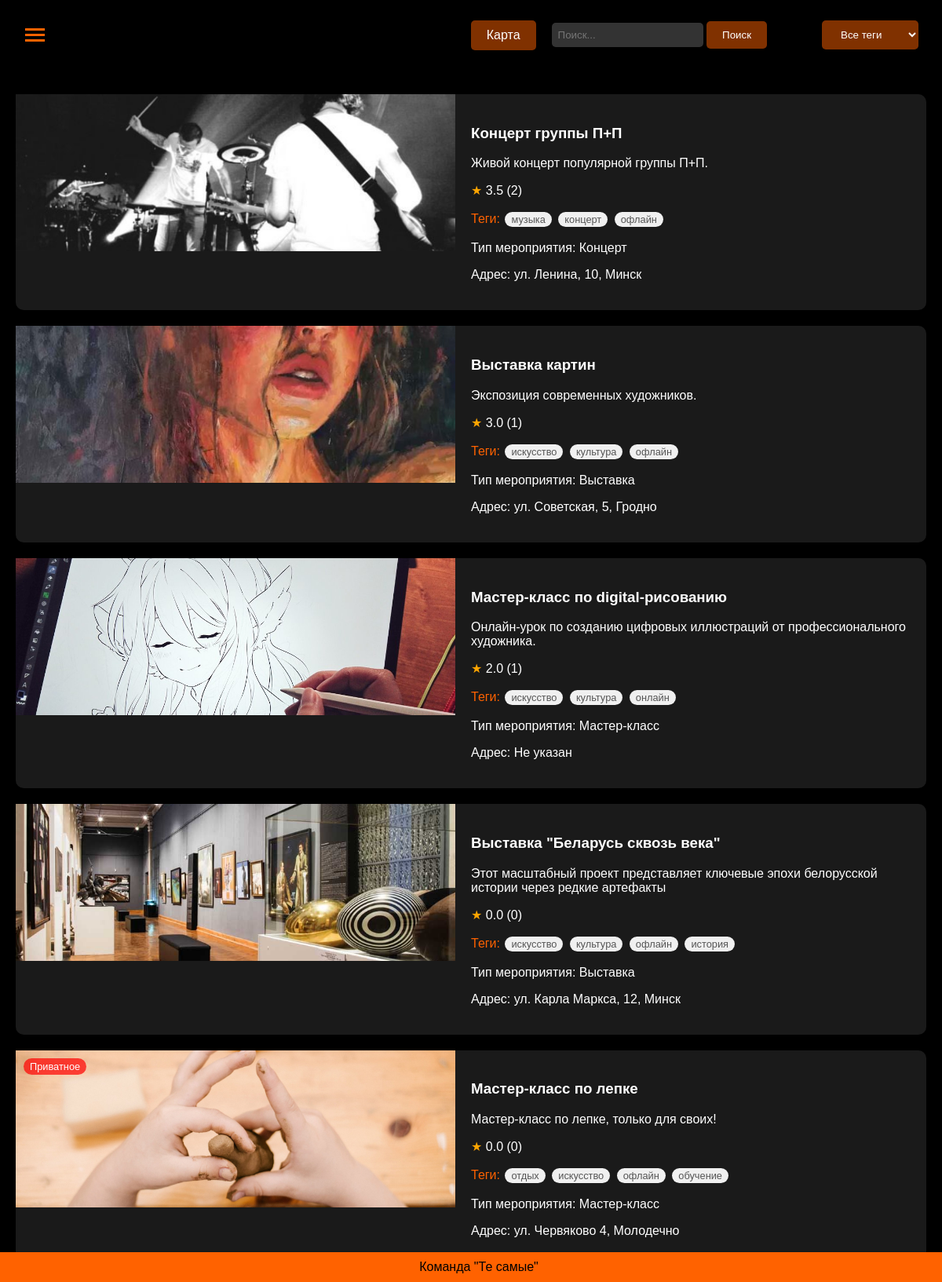
The page / on the database its author committed.
### app/app.py (models this page shows)
class Event(db.Model):
    id = db.Column(db.Integer, primary_key=True)
    title = db.Column(db.String(100), nullable=False)
    description = db.Column(db.Text, nullable=False)
    organizer_id = db.Column(db.Integer, db.ForeignKey('user.id'), nullable=False)
    format = db.Column(db.String(20), nullable=False)  # 'online' или 'offline'
    location_name = db.Column(db.String(200))  # Название места
    location_address = db.Column(db.String(200))  # Физический адрес
    online_info = db.Column(db.Text)  # Информация для онлайн мероприятий
    date_time = db.Column(db.DateTime, nullable=False)
    duration = db.Column(db.Integer, nullable=False)
    image_url = db.Column(db.String(200))
    lat = db.Column(db.Float)
    lng = db.Column(db.Float)
    event_type = db.Column(db.String(50))
    created_at = db.Column(db.DateTime, default=datetime.utcnow)
    is_active = db.Column(db.Boolean, default=True)
    is_private = db.Column(db.Boolean, default=False)
    password = db.Column(db.String(100))  # Пароль для приватных мероприятий
    organizer = db.relationship('User', backref='events')
    tags = db.relationship('Tag', secondary='event_tag', backref='events')
    user_statuses = db.relationship(
        'UserEventStatus',
        backref=db.backref('event', lazy='joined'),
        lazy='dynamic'
    )
    @property
    def average_rating(self):
        avg = db.session.query(func.avg(Rating.rating)).filter(
            Rating.event_id == self.id
        ).scalar()
        return round(avg, 1) if avg else 0.0
    @property
    def ratings_count(self):
        return Rating.query.filter_by(event_id=self.id).count()

class Tag(db.Model):
    id = db.Column(db.Integer, primary_key=True)
    name = db.Column(db.String(50), unique=True, nullable=False)

### app/app.py (the view, shortened to what this page needs)
@app.route('/', methods=['GET'])
def home():
    search_query = request.args.get('search', '').strip()
    selected_tag = request.args.get('tag', '').strip()
    query = Event.query.filter_by(is_active=True)
    if selected_tag:
        tag = Tag.query.filter_by(name=selected_tag).first()
        if tag:
            query = query.join(Event.tags).filter(Tag.id == tag.id)
    events = query.all()
    tags = Tag.query.all()
    return render_template('index.html',
                         posts=events,
                         tags=tags,
                         search_query=search_query,
                         selected_tag=selected_tag)

### app/app.py (called while the page is built, shortened)
@app.before_request
def make_session_permanent():
    session.permanent = True

@app.context_processor
def inject_user():
    if 'username' in session:
        user = User.query.filter_by(username=session['username']).first()
        return {'current_user': user}
    return {}

@app.context_processor
def inject_validation_counts():
    return {}

@app.context_processor
def inject_friend_requests_count():
    return {}

### app/templates/index.html (shortened to what this page needs)
<!DOCTYPE html>
<html>
<head>
    <link rel="stylesheet" href="{{ url_for('static', filename='styles.css') }}">
</head>
<body>
    <div class="header">
        <div class="user-container" id="userContainer">
            <div class="menu-icon">
                <span></span>
                <span></span>
                <span></span>
            </div>
        </div>
        <div class="menu-buttons">
            <a href="{{ url_for('show_map') }}" class="menu-btn">Карта</a>
            <div class="search-container">
                <form method="GET" action="/">
                    <input class="search-input" type="text" name="search" placeholder="Поиск..." value="{{ search_query|default('') }}">
                        <button class="menu-btn" type="submit">Поиск</button>
                </form>
            </div>
            <select class="menu-btn" onchange="filterPosts('tag', this.value)">
                <option value="">Все теги</option>
            </select>
        </div>
    </div>
    <div class="posts-container">
        {% for post in posts %}
             {% include 'post.html' %}
        {% endfor %}
    </div>
    <div class="footer">
        Команда "Те самые"
    </div>
</body>
</html>

### app/templates/post.html (shortened to what this page needs)
<div class="post"
                 data-event-id="{{ post.id }}"
                 data-title="{{ post.title | escape }}"
                 data-description="{{ post.description | escape }}"
                 data-location-name="{{ post.location_name | escape if post.location_name else '' }}"
                 data-tags="{{ post.tags|map(attribute='name')|join(', ') | escape }}"
                 data-event-type="{{ post.event_type | escape }}"
                 data-location-address="{{ post.location_address | escape if post.location_address else '' }}"
                 data-lat="{{ post.lat | default(0) }}"
                 data-lng="{{ post.lng | default(0) }}"
                 data-image-url="{{ post.image_url | default('', true) | escape }}"
                 data-is-private="{{ 'true' if post.is_private else 'false' }}"
                 data-format="{{ post.format }}"
                 data-online-info="{{ post.online_info | escape if post.online_info else '' }}"
                 data-date-time="{{ post.date_time.strftime('%Y-%m-%dT%H:%M:%S') }}"
                 data-duration="{{ post.duration }}"
                 data-organizer-username="{{ post.organizer.username }}"
                 onclick="handlePostClick(this)">
            {% if post.is_private %}
                <div class="private-badge">Приватное</div>
            {% endif %}
                <img class="post-image"
                    src="{{ url_for('static', filename=post.image_url) if post.image_url else url_for('static', filename='images/no-image.jpg') }}"
                    alt="{{ post.title }}"
                    onerror="this.onerror=null;this.src='{{ url_for('static', filename='images/no-image.jpg') }}'">
                <div class="post-content">
                    <h3>{{ post.title }}</h3>
                    <p>{{ post.description|truncate(100) }}</p>
                    <p class="rating">
                        <span class="star" style="color: #ffa500;">★</span>
                        <span class="average-rating">{{ "%.1f"|format(post.average_rating) }}</span>
                        <span class="ratings-count">({{ post.ratings_count }})</span>
                    </p>
                    <p class="tags">Теги:
                        {% for tag in post.tags %}
                            <span class="tag
                                ">
                                {{ tag.name }}
                            </span>
                        {% endfor %}
                    </p>
                    <p>Тип мероприятия: {{ post.event_type }}</p>
                    <p>Адрес: {{ post.location_address if post.location_address else 'Не указан' }}</p>
                </div>
            </div>

### app/static/styles.css (style rules this page uses)
body { margin: 0; padding: 0; background: #000000; color: #ffffff; font-family: Arial, sans-serif; }
.header { background: rgba(0, 0, 0, 0.8); padding: 20px; display: flex; align-items: center; justify-content: space-between; position: fixed; width: 100%; top: 0; z-index: 1000; }
.user-container { position: relative; display: inline-block; }
.menu-icon { cursor: pointer; padding: 12px; position: relative; z-index: 1000; }
.menu-icon span { display: block; width: 25px; height: 3px; background: #ff6200; margin: 4px 0; transition: all 0.3s ease; }
.menu-buttons { display: flex; gap: 20px; align-items: center; }
.menu-btn { padding: 10px 20px; background: rgba(255, 98, 0, 0.5); border: none; color: white; cursor: pointer; border-radius: 5px; transition: background 0.3s ease; text-decoration: none; }
.search-container { display: flex; gap: 10px; }
.search-input { padding: 8px; background: #333333; border: none; color: white; border-radius: 5px; }
.posts-container { margin-top: 100px; padding: 20px; display: grid; gap: 20px; }
.post { display: flex; background: #1a1a1a; border-radius: 10px; overflow: hidden; cursor: pointer; transition: transform 0.2s; position: relative; overflow: visible !important; }
.post-image { width: 50%; height: 200px; object-fit: cover; position: sticky; top: 0; }
.post-content { width: 50%; padding: 20px; }
.tags { color: #ff6200; }
.footer { position: fixed; bottom: 0; width: 100%; background: #ff6200; text-align: center; padding: 10px; color: black; }
.tag { display: inline-block; background-color: #f0f0f0; padding: 2px 8px; margin: 2px; border-radius: 12px; font-size: 0.8em; color: #555; transition: all 0.3s ease; }
.private-badge { position: absolute; top: 10px; left: 10px; background: rgba(255, 0, 0, 0.7); color: white; padding: 3px 8px; border-radius: 12px; font-size: 0.8em; z-index: 10; }
.header .menu-btn:last-child { margin-right: 50px; }

### rows shown on the page
Event: image_url (picture), title "Концерт группы П+П", description "Живой концерт популярной группы П+П.", average_rating "3.5", ratings_count "2", event_type "Концерт", location_address "ул. Ленина, 10, Минск"
Tag: name "музыка"
Tag: name "концерт"
Tag: name "офлайн"
Event: image_url (picture), title "Выставка картин", description "Экспозиция современных художников.", average_rating "3.0", ratings_count "1", event_type "Выставка", location_address "ул. Советская, 5, Гродно"
Tag: name "искусство"
Tag: name "культура"
Event: image_url (picture), title "Мастер-класс по digital-рисованию", description "Онлайн-урок по созданию цифровых иллюстраций от профессионального художника.", average_rating "2.0", ratings_count "1", event_type "Мастер-класс", location_address "Не указан"
Tag: name "онлайн"
Event: image_url (picture), title "Выставка \"Беларусь сквозь века\"", description "Этот масштабный проект представляет ключевые эпохи белорусской истории через редкие артефакты", average_rating "0.0", ratings_count "0", event_type "Выставка", location_address "ул. Карла Маркса, 12, Минск"
Tag: name "история"
Event: is_private "Приватное", image_url (picture), title "Мастер-класс по лепке", description "Мастер-класс по лепке, только для своих!", average_rating "0.0", ratings_count "0", event_type "Мастер-класс", location_address "ул. Червяково 4, Молодечно"
Tag: name "отдых"
Tag: name "обучение"
